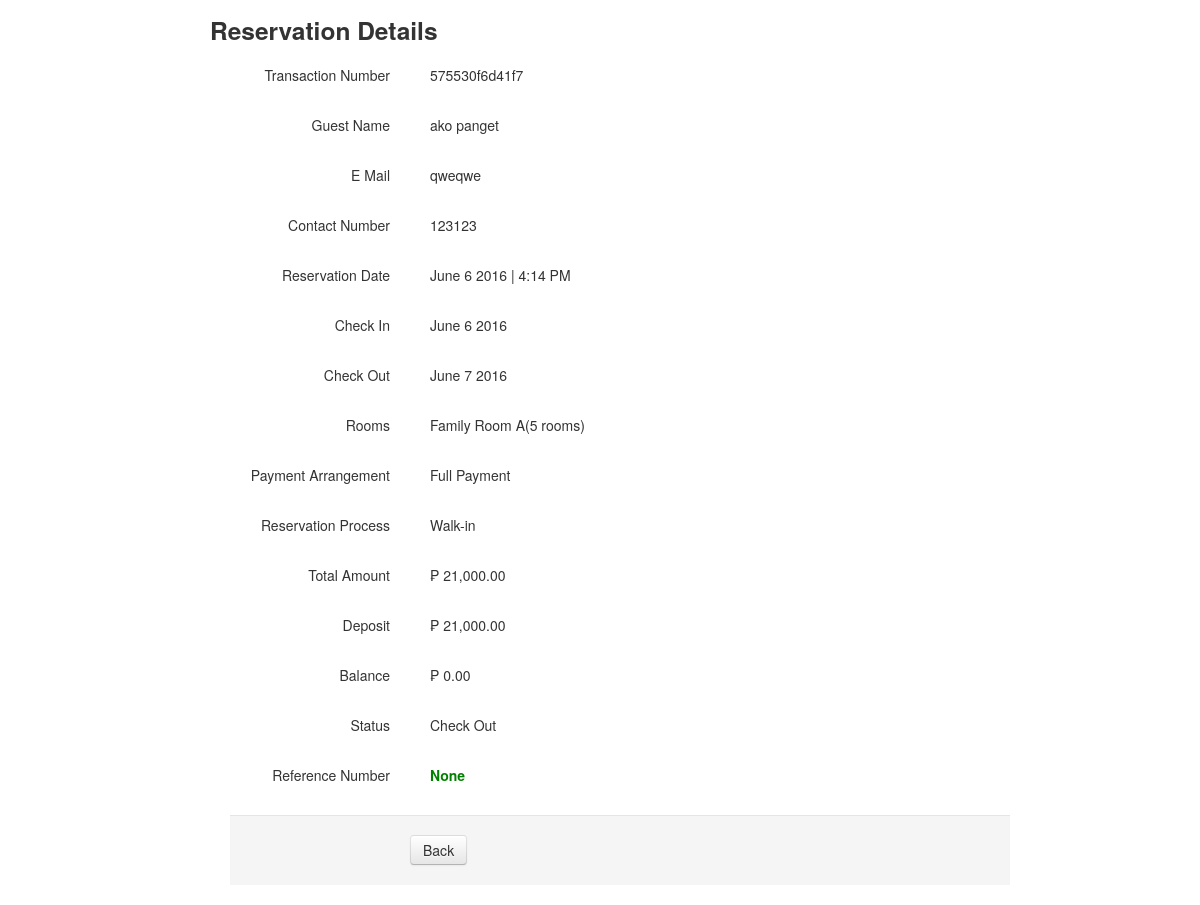
/function/read-reservation.php?id=575530f6d41f7, run on the app's committed database.
### tables this page shows
CREATE TABLE IF NOT EXISTS `reservation` (
  `transactionNo` varchar(255) NOT NULL,
  `referenceno` varchar(255) NOT NULL,
  `guestName` varchar(255) NOT NULL,
  `reservationDate` datetime NOT NULL,
  `checkin` date NOT NULL,
  `checkout` date NOT NULL,
  `rate` varchar(255) NOT NULL,
  `roomType` varchar(255) NOT NULL,
  `numberofRooms` varchar(255) NOT NULL,
  `numberofperson` varchar(255) NOT NULL,
  `roomName` varchar(255) NOT NULL,
  `cottageName` varchar(255) NOT NULL,
  `amenity` varchar(255) NOT NULL,
  `amenitycount` varchar(255) NOT NULL,
  `email` varchar(255) NOT NULL,
  `mobileNumber` varchar(255) NOT NULL,
  `paymentType` varchar(255) NOT NULL,
  `process` varchar(255) NOT NULL,
  `modeofpayment` varchar(255) NOT NULL,
  `status` varchar(255) NOT NULL
);

CREATE TABLE IF NOT EXISTS `billing` (
  `id` int(255) NOT NULL,
  `transactionNo` varchar(255) NOT NULL,
  `paid` varchar(255) NOT NULL,
  `balance` varchar(255) NOT NULL,
  `totalAmount` varchar(255) NOT NULL
);

### function/read-reservation.php (the view, shortened to what this page needs)
<?php
    include '../dbconnect.php';
    $id = null;
    if ( !empty($_GET['id'])) {
        $id = $_REQUEST['id'];
    }
    if ( null==$id ) {
        header("Location: index-function.php");
    } else {
        $qry = mysql_query("SELECT * FROM reservation where transactionNo = '$id'");
        $row = mysql_fetch_array($qry);
        $qry1 = mysql_query("SELECT * FROM billing where transactionNo = '$id'");
    }
?>
<!DOCTYPE html>
<html lang="en">
<head>
    <link   href="css/bootstrap.min.css" rel="stylesheet">
</head>
<body>
    <div class="container">
                <div class="span10 offset1">
                    <div class="row">
                        <h3>Reservation Details</h3>
                    </div>
                    <div class="form-horizontal" >
                      <div class="control-group">
                        <label class="control-label">Transaction Number</label>
                        <div class="controls">
                            <label class="checkbox">
                                <?php echo $row['transactionNo'];?>
                            </label>
                        </div>
                      </div>
                      <div class="form-horizontal" >
                      <div class="control-group">
                        <label class="control-label">Guest Name</label>
                        <div class="controls">
                            <label class="checkbox">
                                <?php echo $row['guestName'];?>
                            </label>
                        </div>
                      </div>
                       <div class="form-horizontal" >
                      <div class="control-group">
                        <label class="control-label">E Mail</label>
                        <div class="controls">
                            <label class="checkbox">
                                <?php echo $row['email'];?>
                            </label>
                        </div>
                      </div>
                       <div class="form-horizontal" >
                      <div class="control-group">
                        <label class="control-label">Contact Number</label>
                        <div class="controls">
                            <label class="checkbox">
                                <?php echo $row['mobileNumber'];?>
                            </label>
                        </div>
                      </div>
                      <div class="form-horizontal" >
                      <div class="control-group">
                        <label class="control-label">Reservation Date</label>
                        <div class="controls">
                            <label class="checkbox">
                                <?php echo date("F j Y | g:i A",strtotime($row['reservationDate']));?>
                            </label>
                        </div>
                      </div>
                      <div class="form-horizontal" >
                      <div class="control-group">
                        <label class="control-label">Check In</label>
                        <div class="controls">
                            <label class="checkbox">
                                <?php echo date("F j Y",strtotime($row['checkin']));?>
                            </label>
                        </div>
                      </div>
                      <div class="form-horizontal" >
                      <div class="control-group">
                        <label class="control-label">Check Out</label>
                        <div class="controls">
                            <label class="checkbox">
                                <?php echo date("F j Y",strtotime($row['checkout']));?>
                            </label>
                        </div>
                      </div>
                      <div class="form-horizontal" >
                      <div class="control-group">
                        <label class="control-label">Rooms</label>
                        <div class="controls">
                            <label class="checkbox">
                                <?php
                                $string = "";
                                $count = explode(',',$row['numberofRooms']);
                                $rooms = explode(',', $row['roomType']);
                                $ctr = 0;
                                foreach ($rooms as $rooms) {
                                  $string = $string . $rooms . '(' . $count[$ctr] . ' rooms) ,';
                                  $ctr++;
                                }
                                echo substr($string,0,strlen($string)-1);
                                ?>
                            </label>
                        </div>
                      </div>
                      <div class="form-horizontal" >
                      <div class="control-group">
                        <label class="control-label">Payment Arrangement</label>
                        <div class="controls">
                            <label class="checkbox">
                                <?php echo $row['paymentType'];?>
                            </label>
                        </div>
                      </div>
                      <div class="form-horizontal" >
                      <div class="control-group">
                        <label class="control-label">Reservation Process</label>
                        <div class="controls">
                            <label class="checkbox">
                                <?php echo $row['process'];?>
                            </label>
                        </div>
                      </div>
                      <div class="form-horizontal" >
                      <div class="control-group">
                        <label class="control-label">Total Amount</label>
                        <div class="controls">
                            <label class="checkbox">
                                <?php echo '&#x20b1; ' . number_format($row['rate'],2);?>
                            </label>
                        </div>
                      </div>
                      <?php
                      if(mysql_num_rows($qry1) != 0)
                      {
                        $row1 = mysql_fetch_array($qry1);
                        ?>
                        <div class="form-horizontal" >
                        <div class="control-group">
                        <label class="control-label">Deposit</label>
                        <div class="controls">
                            <label class="checkbox">
                                <?php echo '&#x20b1; ' . number_format($row1['paid'],2);?>
                            </label>
                        </div>
                        </div>
                        <div class="form-horizontal" >
                      <div class="control-group">
                        <label class="control-label">Balance</label>
                        <div class="controls">
                            <label class="checkbox">
                                <?php echo '&#x20b1; ' . number_format($row1['balance'],2);?>
                            </label>
                        </div>
                      </div>
                        <?php
                      }
                      ?>
                      <div class="form-horizontal" >
                      <div class="control-group">
                        <label class="control-label">Status</label>
                        <div class="controls">
                            <label class="checkbox">
                                <?php echo $row['status'];?>
                            </label>
                        </div>
                      </div>
					     <div class="control-group">
                        <label class="control-label">Reference Number</label>
                        <div class="controls">
                            <label class="checkbox">
                                <?php if(!empty($row['referenceno']))
								{
								echo '<b><p style="color:green";>'.$row['referenceno'].'</p></b>';
								}
								else
								{
								echo '<b><p style="color:green";>None</b></p>';
								}?>
                            </label>
                        </div>
                      </div>
                        <div class="form-actions">
                          <a class="btn" href="index-reservation.php">Back</a>
                       </div>
                    </div>
                </div>
    </div>
  </body>
</html>

### data on the page
reservation: transactionNo "575530f6d41f7", guestName "ako panget", email "qweqwe", mobileNumber "123123", reservationDate "June 6 2016 | 4:14 PM", checkin "June 6 2016", checkout "June 7 2016", substr($string,0,strlen($string)-1) "Family Room A(5 rooms)", paymentType "Full Payment", process "Walk-in", rate "21,000.00", status "Check Out"
billing: paid "21,000.00", balance "0.00"
